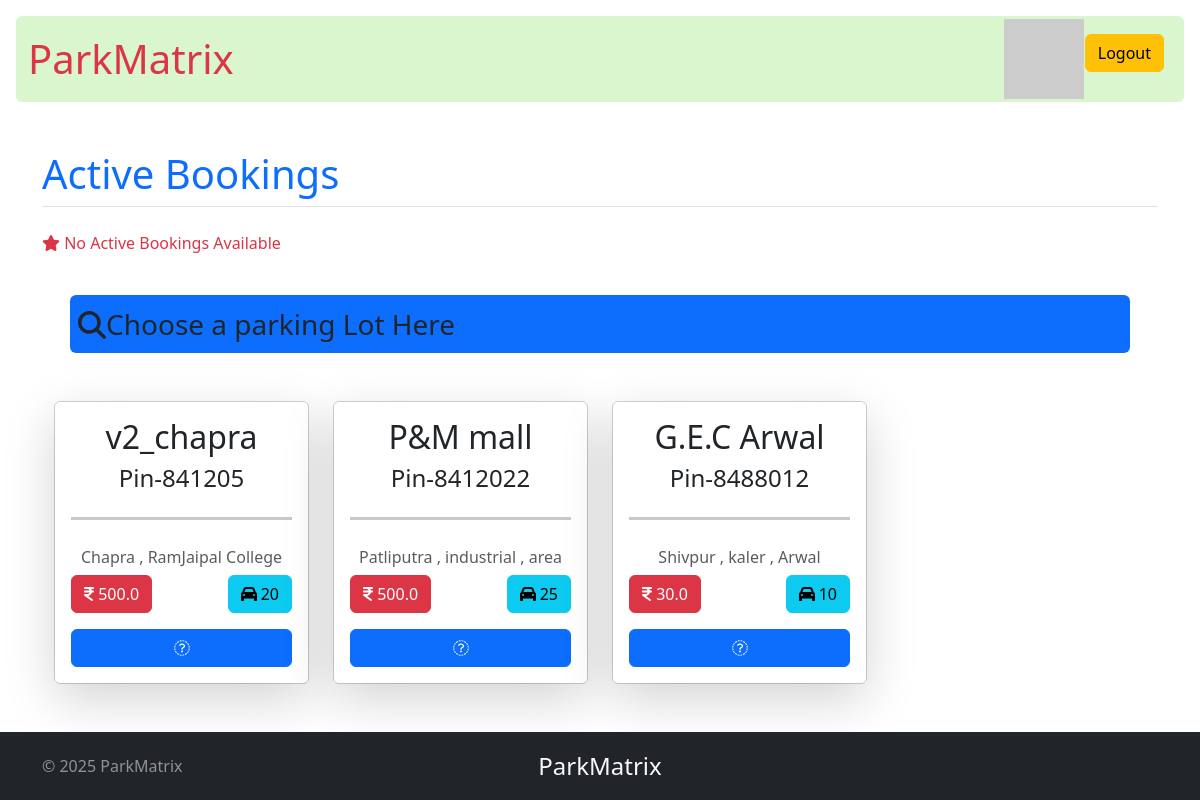
/user_dashboard (signed in), run on an earlier commit of the app's database.
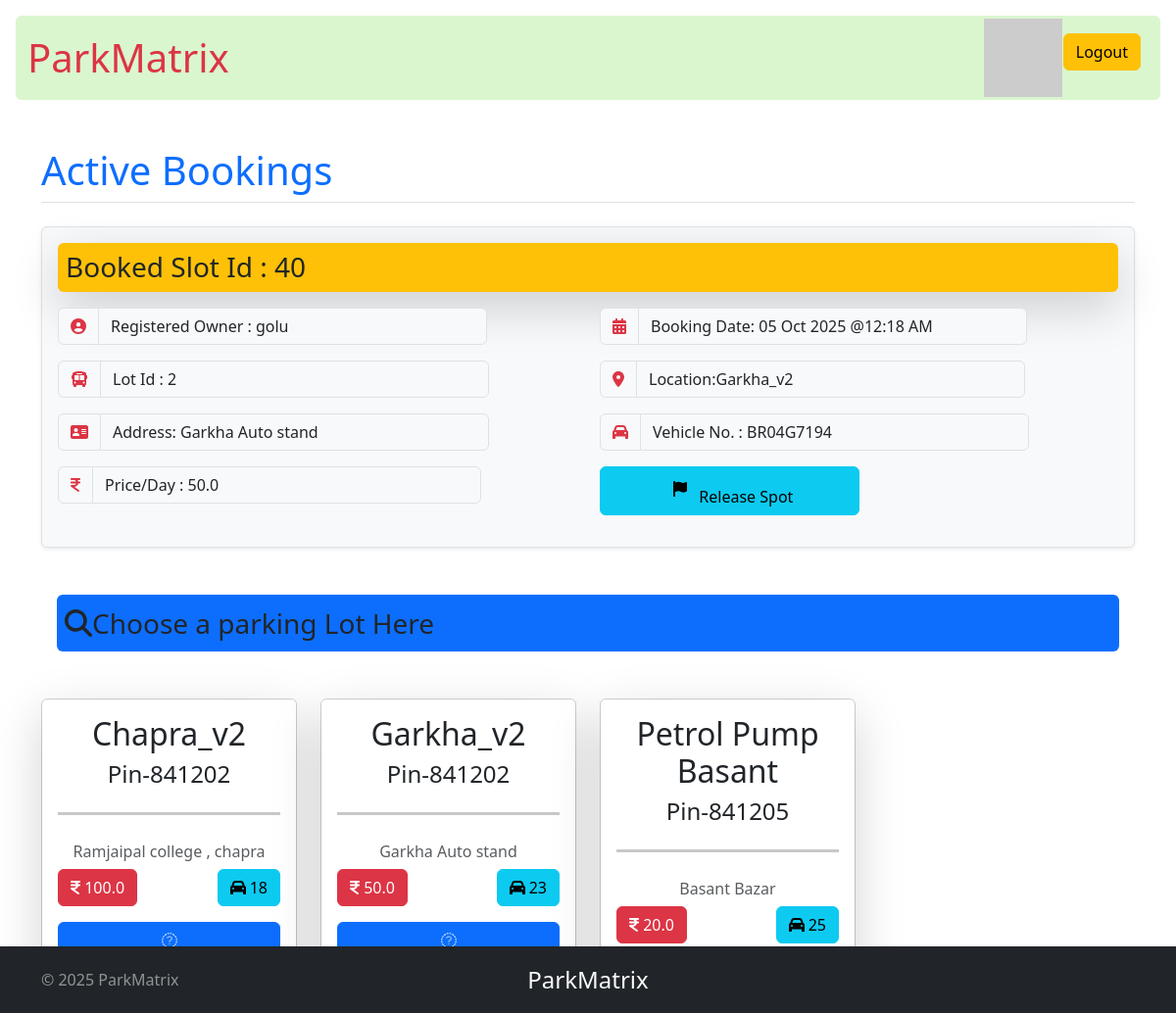
And on a later commit of the database.
### models.py (models this page shows)
class ParkingLot(db.Model):
    id = db.Column(db.Integer , primary_key = True)
    lot_name = db.Column(db.String(256), nullable = False )
    price = db.Column(db.Float, nullable = False)
    city = db.Column(db.String(64), nullable = False)
    pin_code = db.Column(db.String(32), nullable = False)
    available_parking_spots = db.Column(db.Integer, nullable = False)
    is_active_lot = db.Column(db.Boolean, nullable = False, default = False)
    parking_spot = db.relationship("ParkingSpot", backref="parking_lot", lazy=True, cascade="all,delete")

class ParkingSpot(db.Model):
    id = db.Column(db.Integer , primary_key = True)
    lot_id = db.Column(db.Integer, db.ForeignKey(ParkingLot.id), nullable = False)
    occupied_status = db.Column(db.Boolean , nullable = False , default = False)
    spot_number = db.Column(db.String(6), nullable = False)
    is_active = db.Column(db.Boolean,default=True,nullable = False)
    booked_spots = db.relationship("Bookedspot", backref="parking_spot", lazy=True)

class User(db.Model):
    id = db.Column(db.Integer , primary_key = True)
    username = db.Column(db.String(32) , unique = True, nullable=False)
    passhash = db.Column(db.String(256), nullable = False)
    name = db.Column(db.String(64), nullable=False)
    is_admin = db.Column(db.Boolean, nullable = False , default = False)
    acquired_spot = db.relationship("Bookedspot", backref="user", lazy=True)

class Bookedspot(db.Model):
    id = db.Column(db.Integer, primary_key = True)
    spot_id = db.Column(db.Integer , db.ForeignKey(ParkingSpot.id) , nullable = False)
    user_id = db.Column(db.Integer, db.ForeignKey(User.id), nullable = False)
    entry_timing = db.Column(db.DateTime, nullable=False, default=datetime.now)
    exit_timing = db.Column(db.DateTime, nullable=True)
    parking_cost = db.Column(db.Float, nullable=True)
    vehicle_number = db.Column(db.String(64), nullable = False)
    vehicle_released = db.Column(db.Boolean, nullable = False , default = False)

### routes.py (the view)
@app.route('/user_dashboard')
@auth_required
def user_dashboard():
    all_lots = ParkingLot.query.all()
    lots = []
    for lot in all_lots:
        lot_id = lot.id
        unoccupied_spots_count = ParkingSpot.query.filter_by(occupied_status=False,lot_id = lot.id).count()
        occupied_spots_count = ParkingSpot.query.filter_by(occupied_status=True, lot_id = lot.id).count()
        lots.append({
            'id':lot.id,
            'lot_name':lot.lot_name,
            'city':lot.city,
            'pin_code':lot.pin_code,
            'available_parking_spots':unoccupied_spots_count,
            'occupied_spots_count':occupied_spots_count,
            'price':lot.price,
            'lot_object' : lot
        })
    user_id = session['user_id']
    booked_spot_details = Bookedspot.query.filter_by(user_id=user_id).first()
    if not booked_spot_details:
        messege = "No Active Bookings Available"
        return render_template('user_dashboard.html',lots=lots ,messege = messege)
    booked_spot_id = booked_spot_details.spot_id
    booked_spot = ParkingSpot.query.filter_by(id = booked_spot_id).first()
    booked_lot_id = booked_spot.lot_id
    booked_lot = ParkingLot.query.filter_by(id = booked_lot_id).first()
    user_booked = User.query.filter_by(id = user_id).first()
    return render_template('user_dashboard.html',lots=lots ,booked_spot_details=booked_spot_details,user_booked=user_booked , booked_lot=booked_lot,booked_spot=booked_spot)

### routes.py (called while the page is built)
@app.context_processor
def inject_user():
    user = None
    if 'user_id' in session:
        user = User.query.get(session['user_id'])
    return dict(user=user)

def auth_required(func):
    @wraps(func)
    def inner(*args, **kwargs):
        if 'user_id' in session:
            return func(*args, **kwargs)
        else:
            flash("Please log in first.")
            return redirect(url_for('login'))
    return inner

### templates/user_dashboard.html (shortened to what the changed rows need)
{% extends 'layout.html' %}  {% block content %}
<div class="container my-5">
    <h2 class="text-start fs-1 text-primary mb-4 pb-2 border-bottom">
        Active Bookings
    </h2>
    {% if not booked_spot_details %}
    <div class="row">
        <div class="col-12 col-md-6 mb-3">
            <span class="text-danger text-center"><i class="fa fa-star"></i> {{ messege}}</span>
        </div>
    </div>
    {% else %}
    <div class="p-3 bg-light rounded shadow-sm border">
        <h3 class="text-start fs-3 bg-warning rounded shadow-lg mb-3 p-2">
            Booked Slot Id : {{booked_spot.id}}
        </h3>
        <div class="row">
            <div class="col-12 col-md-6 mb-3">
                <div class="input-group">
                    <span class="input-group-text text-danger"><i class="fa fa-circle-user"></i></span>
                    <span class="input-group-text w-75">
                        Registered Owner : {{user_booked.name}}
                    </span>
                </div>
            </div>
            <div class="col-12 col-md-6 mb-3">
                <div class="input-group">
                    <span class="input-group-text text-danger"><i class="fa fa-calendar-alt"></i></span>
                    <span class="input-group-text w-75">
                        Booking Date: {{booked_spot_details.entry_timing.strftime('%d %b
                        %Y @%I:%M %p')}}
                    </span>
                </div>
            </div>
            <div class="col-12 col-md-6 mb-3">
                <div class="input-group">
                    <span class="input-group-text text-danger"><i class="fa fa-bus"></i></span>
                    <span class="input-group-text w-75">
                        Lot Id : {{booked_lot.id}}
                    </span>
                </div>
            </div>
            <div class="col-12 col-md-6 mb-3">
                <div class="input-group">
                    <span class="input-group-text text-danger"><i class="fa fa-location-dot"></i></span>
                    <span class="input-group-text w-75">
                        Location:{{booked_lot.lot_name}}
                    </span>
                </div>
            </div>
            <div class="col-12 col-md-6 mb-3">
                <div class="input-group">
                    <span class="input-group-text text-danger"><i class="fa fa-address-card"></i></span>
                    <span class="input-group-text w-75">
                        Address: {{booked_lot.city}}
                    </span>
                </div>
            </div>
            <div class="col-12 col-md-6 mb-3">
                <div class="input-group">
                    <span class="input-group-text text-danger"><i class="fa fa-car"></i></span>
                    <span class="input-group-text w-75">
                        Vehicle No. : {{booked_spot_details.vehicle_number}}
                    </span>
                </div>
            </div>
            <div class="col-12 col-md-6 mb-3">
                <div class="input-group">
                    <span class="input-group-text text-danger"><i class="fa fa-inr"></i></span>
                    <span class="input-group-text w-75">
                        Price/Day : {{booked_lot.price}}
                    </span>
                </div>
            </div>
            <div class="col-6 col-md-6 mb-3 m-auto">
                <button class="btn btn-info w-50">
                    <i class="fa fa-flag p-2"></i> Release Spot
                </button>
            </div>
        </div>
    </div>
</div>
{% endif %}
<div class="container text-center mt-4">
    <div class="row row-cols-1 row-cols-sm-2 row-cols-md-4">
        {% for lot in lots %}
        <div class="col">
            <div class="card h-100">
                <div class="card-body shadow-lg">
                    <div class="card-title d-flex flex-column mb-3">
                        <h5 class="fs-2">{{lot.lot_name}}</h5>
                        <h5 class="fs-4">Pin-{{lot.pin_code}}</h5>
                        <hr class="border-3" />
                    </div>
                    <h6 class="card-subtitle mb-2 text-muted">{{lot.city}}</h6>
                    <div class="d-flex justify-content-between mb-3">
                        <a href="#"><button type="button" class="btn btn-danger">
                                <i class="fas fa-inr"></i> {{lot.price}}
                            </button></a>
                        <a href="#"><button type="button" class="btn btn-info">
                                <i class="fas fa-car"></i> {{lot.available_parking_spots}}
                            </button></a>
                    </div>
                    <a href="{{ url_for('book_spot', lot_id = lot.id ) }}" class="btn btn-primary w-100"><span
                            class="fas fa-booked_spot_details"> book Now</span></a>
                </div>
            </div>
        </div>
        {% endfor %}
    </div>
</div>
{% endblock %}

What changed in the data, as far as the page shows it:
now on this page (row edited): ParkingSpot: id "40"
now on this page (row edited): User: name "golu"
added Bookedspot: entry_timing "05 Oct 2025 @12:18 AM", vehicle_number "BR04G7194"
changed ParkingLot: id (not shown) → "2"; lot_name (not shown) → "Garkha_v2"; city (not shown) → "Garkha Auto stand"; price (not shown) → "50.0"; lot_name "P&M mall" → "Garkha_v2"; pin_code "8412022" → "841202"; city "Patliputra , industrial , area" → "Garkha Auto stand"; price "500.0" → "50.0"; available_parking_spots "25" → "23"
changed ParkingLot: lot_name "v2_chapra" → "Chapra_v2"; pin_code "841205" → "841202"; city "Chapra , RamJaipal College" → "Ramjaipal college , chapra"; price "500.0" → "100.0"; available_parking_spots "20" → "18"
changed ParkingLot: lot_name "G.E.C Arwal" → "Petrol Pump Basant"; pin_code "8488012" → "841205"; city "Shivpur , kaler , Arwal" → "Basant Bazar"; price "30.0" → "20.0"; available_parking_spots "10" → "25"
Also different on the page:
{{ messege }}: "No Active Bookings Available" → (not shown)
text now shown: "Booked Slot Id : Registered Owner : Booking Date: Lot Id : Location: Address: Vehicle No. : Price/Day : Release Spot"
